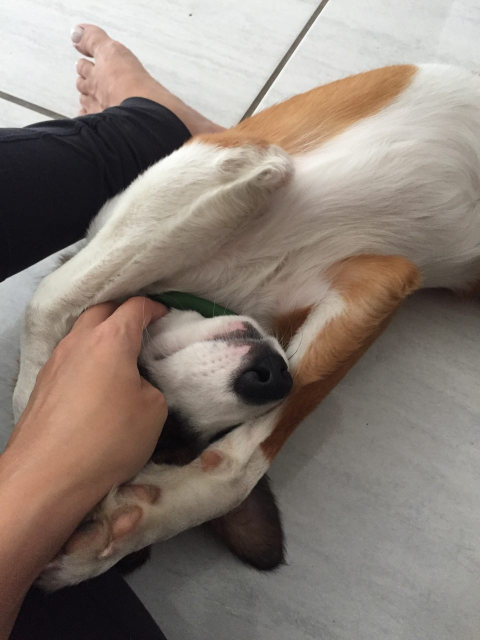
#> input picture teste/turing.jpg, 960 x 1280 px (shown at 1/2 size)
$ python teste.py   (Python 2 division)
#> lines starting #> are read from the running program, lines starting #| are printed output that depends on the picture; after the words box and inside, x2 and y2 are one past the last pixel; in counts of white or black regions, pixels touching at a corner belong together
import cv2
import numpy as np
from matplotlib import pyplot as plt

imagemTuring = cv2.imread("turing.jpg")
#> imagemTuring is the input picture: shape (1280, 960, 3); mean B, G, R 118.8, 127.4, 138.9
print imagemTuring.shape
#| (1280, 960, 3)
print imagemTuring.item(0, 0, 2), imagemTuring.item(0, 0, 1), imagemTuring.item(0, 0, 0)
#| 242 246 245

imagemTuring.itemset((0, 0, 2), 255)
#> imagemTuring: shape (1280, 960, 3); under 0.01% of pixels changed, all inside (x1, y1, x2, y2) = (0, 0, 1, 1)
imagemTuring.itemset((0, 0, 1), 0)
#> imagemTuring: shape (1280, 960, 3); mean B, G, R 118.8, 127.4, 138.9
imagemTuring.itemset((0, 0, 0), 0)
#> imagemTuring: shape (1280, 960, 3); mean B, G, R 118.8, 127.4, 138.9

bola = imagemTuring[180:250, 250:315]
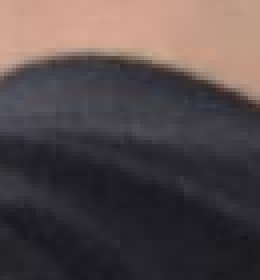
#> bola: shape (70, 65, 3) (shown 4 times larger); mean B, G, R 73.2, 73.4, 84.1
cv2.imwrite("bola.jpg", bola)
imagemTuring[130:200, 200:265] = bola
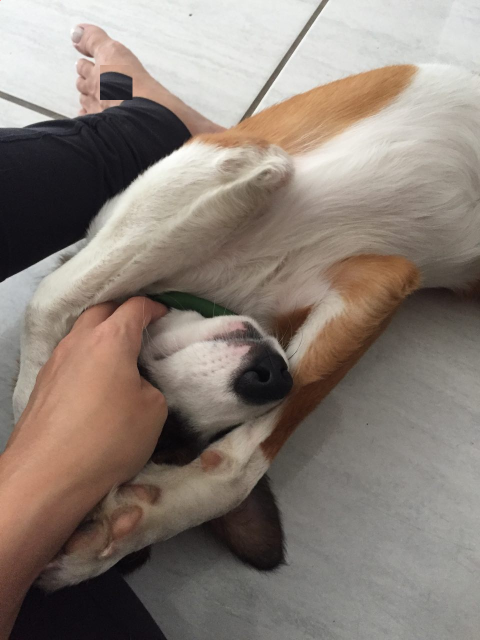
#> imagemTuring: shape (1280, 960, 3) (shown at 1/2 size); mean B, G, R 118.5, 127.1, 138.4

#cv2.imwrite("turing.jpg", imagemTuring)

#Histogram
img = cv2.imread("turing.jpg")
color = ('b', 'g', 'r')

for i, col in enumerate(color):
    histr = cv2.calcHist([img], [i], None, [256], [0, 256])
    plt.plot(histr, color = col)
    plt.xlim([0, 256])
cv2.imshow("Imagem Original", img)
plt.show()
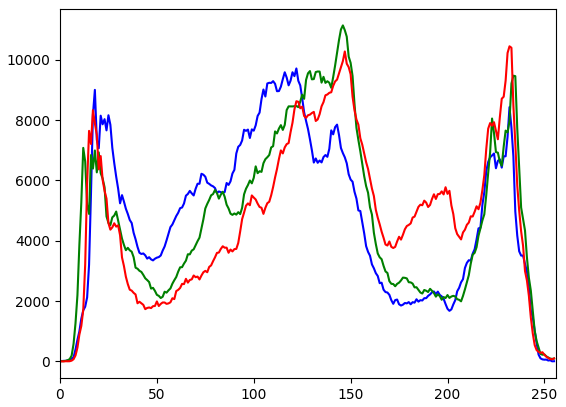
#> figure drawn by matplotlib, 1 panel; curve peaks at x = 122, y = 9710; curve peaks at x = 146, y = 11137; curve peaks at x = 232, y = 10444

cv2.waitKey(0)
cv2.destroyAllWindows()
